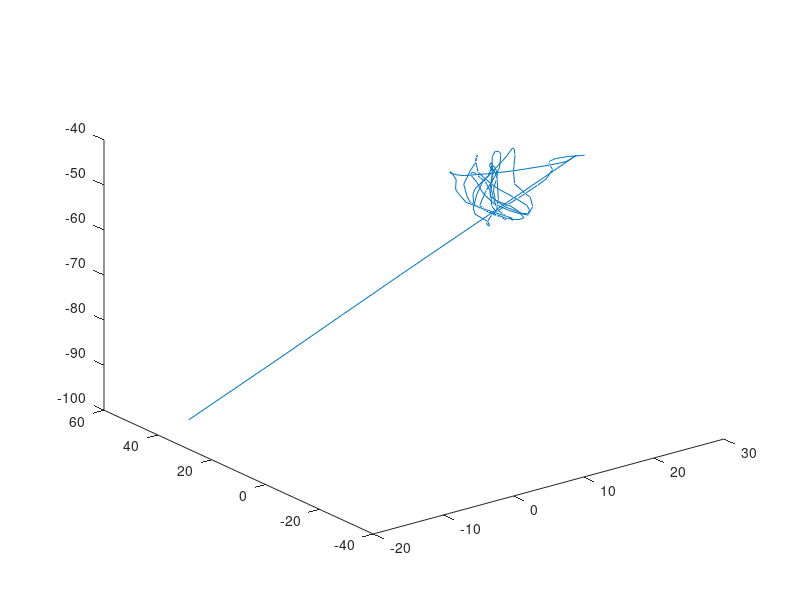
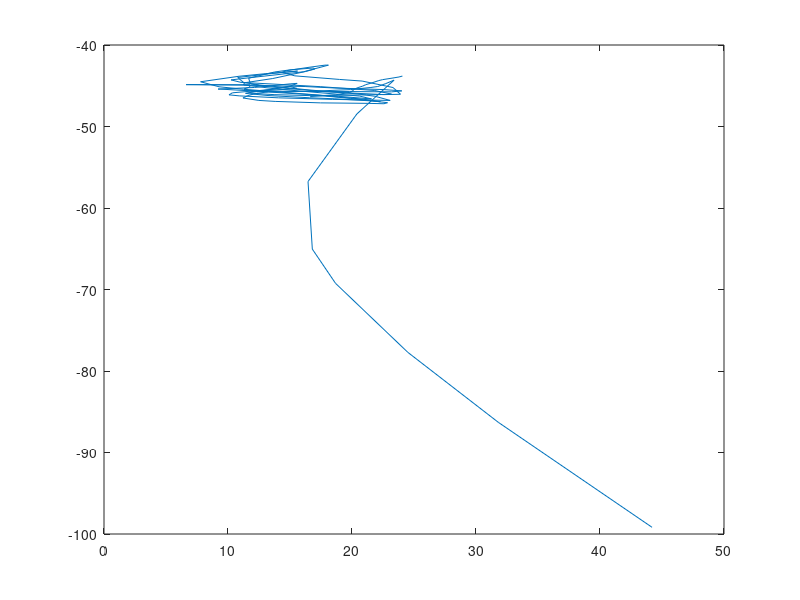

Write the MATLAB code that produced these figures, in order.
 load('accel.mat')
 load('gyr.mat')
 load('magnitude.mat')


deltat= 0.001 %sampling period in seconds (shown as 1 ms)
gyroMeasError= 3.14159265358979 * (5.0 / 180.0) 
gyroMeasDrift= 3.14159265358979 * (0.2 / 180.0) 
beta= sqrt(3.0 / 4.0) * gyroMeasError 
zeta= sqrt(3.0 / 4.0) * gyroMeasDrift

flag=0;
 SEq_1 = 1
 SEq_2 = 0
 SEq_3 = 0
 SEq_4 = 0
 b_x(1) = 1
 b_z(1) = 0
 w_bx = 0
 w_by = 0
 w_bz = 0
for t=1:1:151       
     halfSEq_1 = 0.5 * SEq_1
     halfSEq_2 = 0.5 * SEq_2
     halfSEq_3 = 0.5 * SEq_3
     halfSEq_4 = 0.5 * SEq_4
     twoSEq_1 = 2.0 * SEq_1
     twoSEq_2 = 2.0 * SEq_2
     twoSEq_3 = 2.0 * SEq_3
     twoSEq_4 = 2.0 * SEq_4
     if flag==0
     twob_x = 2.0 * b_x(t)
     twob_z = 2.0 * b_z(t)
     twob_xSEq_1 = 2.0 * b_x(t) * SEq_1
     twob_xSEq_2 = 2.0 * b_x(t) * SEq_2
     twob_xSEq_3 = 2.0 * b_x(t) * SEq_3
     twob_xSEq_4 = 2.0 * b_x(t) * SEq_4
     twob_zSEq_1 = 2.0 * b_z(t) * SEq_1
     twob_zSEq_2 = 2.0 * b_z(t) * SEq_2
     twob_zSEq_3 = 2.0 * b_z(t) * SEq_3
     twob_zSEq_4 = 2.0 * b_z(t) * SEq_4 
     flag=1;    
     else
     twob_x = 2.0 * b_x(t-1)
     twob_z = 2.0 * b_z(t-1)
     twob_xSEq_1 = 2.0 * b_x(t-1) * SEq_1
     twob_xSEq_2 = 2.0 * b_x(t-1) * SEq_2
     twob_xSEq_3 = 2.0 * b_x(t-1) * SEq_3
     twob_xSEq_4 = 2.0 * b_x(t-1) * SEq_4
     twob_zSEq_1 = 2.0 * b_z(t-1) * SEq_1
     twob_zSEq_2 = 2.0 * b_z(t-1) * SEq_2
     twob_zSEq_3 = 2.0 * b_z(t-1) * SEq_3
     twob_zSEq_4 = 2.0 * b_z(t-1) * SEq_4
     end
     SEq_1SEq_2=0
     SEq_1SEq_3 = SEq_1 * SEq_3
     SEq_1SEq_4=0
     SEq_2SEq_3=0
     SEq_2SEq_4 = SEq_2 * SEq_4
     SEq_3SEq_4=0
     twom_x = 2.0 * m_x(t)
     twom_y = 2.0 * m_y(t)
     twom_z = 2.0 * m_z(t)
   
    norm = sqrt(a_x(t) * a_x(t) + a_y(t) * a_y(t) + a_z(t) * a_z(t))
    a_x(t) = a_x(t) / norm
    a_y(t) = a_y(t) / norm
    a_z(t) = a_z(t) /norm
    
    norm = sqrt(m_x(t) * m_x(t) + m_y(t) * m_y(t) + m_z(t) * m_z(t))
    m_x(t) = m_x(t) /norm
    m_y(t) = m_y(t) /norm
    m_z(t) = m_z(t) /norm
   
    f_1 = twoSEq_2 * SEq_4 - twoSEq_1 * SEq_3 - a_x(t)
    f_2 = twoSEq_1 * SEq_2 + twoSEq_3 * SEq_4 - a_y(t)
    f_3 = 1.0 - twoSEq_2 * SEq_2 - twoSEq_3 * SEq_3 - a_z(t)
    f_4 = twob_x * (0.5 - SEq_3 * SEq_3 - SEq_4 * SEq_4) + twob_z * (SEq_2SEq_4 - SEq_1SEq_3) - m_x(t)
    f_5 = twob_x * (SEq_2 * SEq_3 - SEq_1 * SEq_4) + twob_z * (SEq_1 * SEq_2 + SEq_3 * SEq_4) - m_y(t)
    f_6 = twob_x * (SEq_1SEq_3 + SEq_2SEq_4) + twob_z * (0.5 - SEq_2 * SEq_2 - SEq_3 * SEq_3) - m_z(t)
    J_11or24 = twoSEq_3 
    J_12or23 = 2.0 * SEq_4
    J_13or22 = twoSEq_1 
    J_14or21 = twoSEq_2
    J_32 = 2.0 * J_14or21
    J_33 = 2.0 * J_11or24 
    J_41 = twob_zSEq_3 
    J_42 = twob_zSEq_4
    J_43 = 2.0 * twob_xSEq_3 + twob_zSEq_1 
    J_44 = 2.0 * twob_xSEq_4 - twob_zSEq_2 
    J_51 = twob_xSEq_4 - twob_zSEq_2 
    J_52 = twob_xSEq_3 + twob_zSEq_1
    J_53 = twob_xSEq_2 + twob_zSEq_4
    J_54 = twob_xSEq_1 - twob_zSEq_3
    J_61 = twob_xSEq_3
    J_62 = twob_xSEq_4 - 2.0 * twob_zSEq_2
    J_63 = twob_xSEq_1 - 2.0 * twob_zSEq_3
    J_64 = twob_xSEq_2
    
    SEqHatDot_1 = J_14or21 * f_2 - J_11or24 * f_1 - J_41 * f_4 - J_51 * f_5 + J_61 * f_6
    SEqHatDot_2 = J_12or23 * f_1 + J_13or22 * f_2 - J_32 * f_3 + J_42 * f_4 + J_52 * f_5 + J_62 * f_6
    SEqHatDot_3 = J_12or23 * f_2 - J_33 * f_3 - J_13or22 * f_1 - J_43 * f_4 + J_53 * f_5 + J_63 * f_6
    SEqHatDot_4 = J_14or21 * f_1 + J_11or24 * f_2 - J_44 * f_4 - J_54 * f_5 + J_64 * f_6
    
    norm = sqrt(SEqHatDot_1 * SEqHatDot_1 + SEqHatDot_2 * SEqHatDot_2 + SEqHatDot_3 * SEqHatDot_3 + SEqHatDot_4 * SEqHatDot_4)
    SEqHatDot_1 = SEqHatDot_1 / norm
    SEqHatDot_2 = SEqHatDot_2 / norm
    SEqHatDot_3 = SEqHatDot_3 / norm
    SEqHatDot_4 = SEqHatDot_4 / norm
    
    w_err_x = twoSEq_1 * SEqHatDot_2 - twoSEq_2 * SEqHatDot_1 - twoSEq_3 * SEqHatDot_4 + twoSEq_4 * SEqHatDot_3
    w_err_y = twoSEq_1 * SEqHatDot_3 + twoSEq_2 * SEqHatDot_4 - twoSEq_3 * SEqHatDot_1 - twoSEq_4 * SEqHatDot_2
    w_err_z = twoSEq_1 * SEqHatDot_4 - twoSEq_2 * SEqHatDot_3 + twoSEq_3 * SEqHatDot_2 - twoSEq_4 * SEqHatDot_1
    
    w_bx = w_bx + w_err_x * deltat * zeta
    w_by = w_by + w_err_y * deltat * zeta
    w_bz =w_bz + w_err_z * deltat * zeta
    w_x(t) = w_x(t) -w_bx
    w_y(t) = w_y(t)-w_by
    w_z(t) = w_z(t)-w_bz
    
    SEqDot_omega_1 = -halfSEq_2 * w_x(t) - halfSEq_3 * w_y(t) - halfSEq_4 * w_z(t)
    SEqDot_omega_2 = halfSEq_1 * w_x(t) + halfSEq_3 * w_z(t) - halfSEq_4 * w_y(t)
    SEqDot_omega_3 = halfSEq_1 * w_y(t) - halfSEq_2 * w_z(t) + halfSEq_4 * w_x(t)
    SEqDot_omega_4 = halfSEq_1 * w_z(t) + halfSEq_2 * w_y(t) - halfSEq_3 * w_x(t)
    
    SEq_1 = SEq_1 +(SEqDot_omega_1 - (beta * SEqHatDot_1)) * deltat
    SEq_2 = SEq_2 +(SEqDot_omega_2 - (beta * SEqHatDot_2)) * deltat
    SEq_3 = SEq_3 +(SEqDot_omega_3 - (beta * SEqHatDot_3)) * deltat
    SEq_4 = SEq_4 +(SEqDot_omega_4 - (beta * SEqHatDot_4)) * deltat
    
    norm = sqrt(SEq_1 * SEq_1 + SEq_2 * SEq_2 + SEq_3 * SEq_3 + SEq_4 * SEq_4)
    SEq_1 = SEq_1 /norm
    SEq_2 = SEq_2 /norm
    SEq_3 = SEq_3 /norm
    SEq_4 =SEq_4 / norm
    SEq_1SEq_2 = SEq_1 * SEq_2
    SEq_1SEq_3 = SEq_1 * SEq_3
    SEq_1SEq_4 = SEq_1 * SEq_4
    SEq_3SEq_4 = SEq_3 * SEq_4
    SEq_2SEq_3 = SEq_2 * SEq_3
    SEq_2SEq_4 = SEq_2 * SEq_4
    h_x(t) = twom_x * (0.5 - SEq_3 * SEq_3 - SEq_4 * SEq_4) + twom_y * (SEq_2SEq_3 - SEq_1SEq_4) + twom_z * (SEq_2SEq_4 + SEq_1SEq_3)
    h_y(t) = twom_x * (SEq_2SEq_3 + SEq_1SEq_4) + twom_y * (0.5 - SEq_2 * SEq_2 - SEq_4 * SEq_4) + twom_z * (SEq_3SEq_4 - SEq_1SEq_2)
    h_z(t) = twom_x * (SEq_2SEq_4 - SEq_1SEq_3) + twom_y * (SEq_3SEq_4 + SEq_1SEq_2) + twom_z * (0.5 - SEq_2 * SEq_2 - SEq_3 * SEq_3)
    
    b_x(t) = sqrt((h_x(t) * h_x(t)) + (h_y(t) * h_y(t)))
    b_z(t) = h_z(t)
end    

 
 figure(1)
 plot3(h_x,h_y,h_z)
 figure(2)
 plot(b_x,b_z)